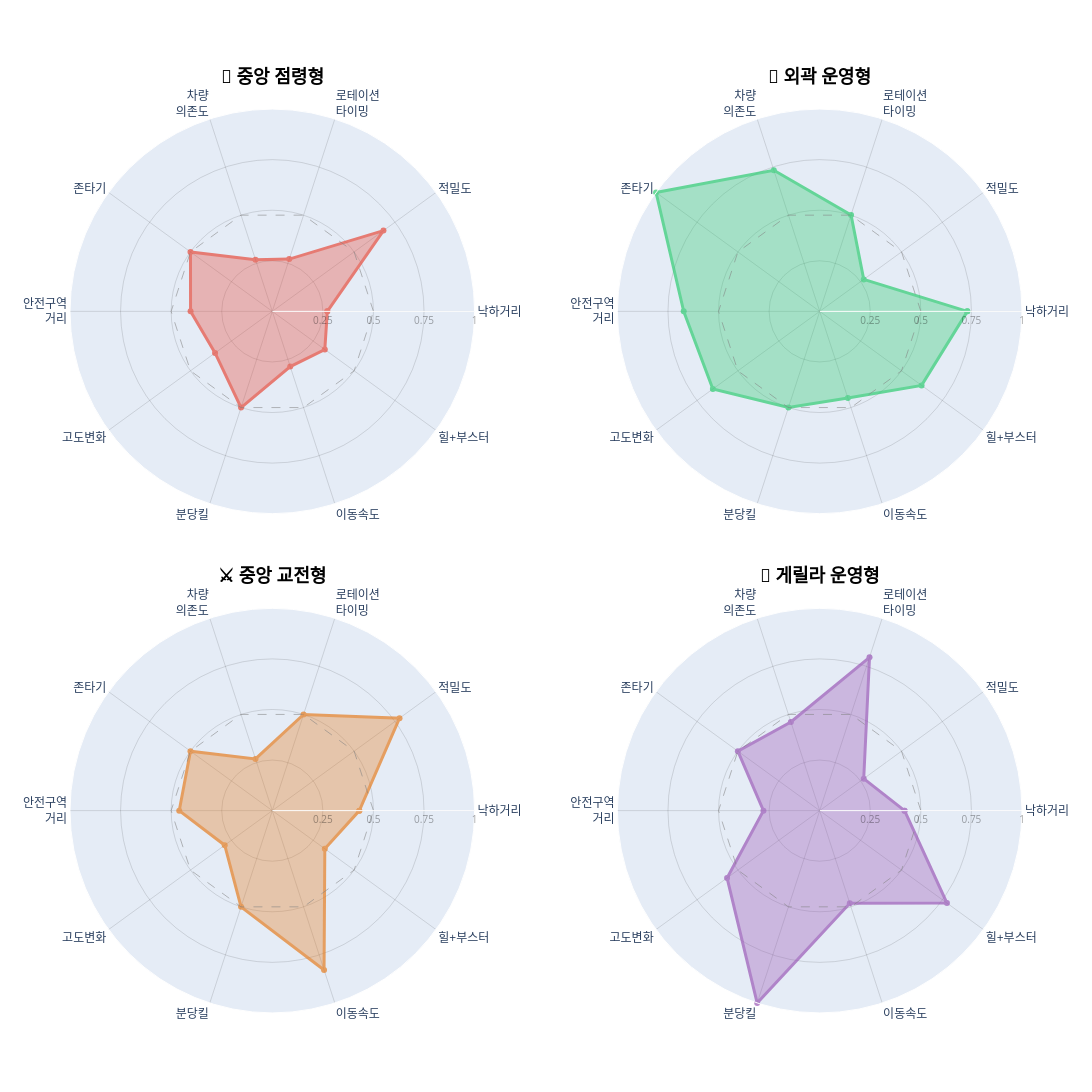

Notebook code for this chart:
### Code cell
import math
from plotly.subplots import make_subplots
import plotly.graph_objects as go

# 0) Plotly 라벨 줄바꿈 처리: \n -> <br>, 특정 띄어쓰기 라벨 강제 줄바꿈
def wrap_label(s: str) -> str:
    s = s.replace("\n", "<br>")
    s = s.replace("차량 의존도", "차량<br>의존도")
    s = s.replace("로테이션 타이밍", "로테이션<br>타이밍")
    s = s.replace("안전구역 거리", "안전구역<br>거리")
    return s

radar_labels_plotly = [wrap_label(lbl) for lbl in radar_labels]

# 1) 기본 설정
personas = list(valid_order)
n = len(personas)

ncols = 2
nrows = math.ceil(n / ncols)

# subplot 위 제목
subplot_titles = list(personas) 

# 2) subplot 생성(행 간격)
fig = make_subplots(
    rows=nrows, cols=ncols,
    specs=[[{"type": "polar"} for _ in range(ncols)] for _ in range(nrows)],
    subplot_titles=subplot_titles,
    vertical_spacing=0.06,
    horizontal_spacing=0.15
)

theta_closed = radar_labels_plotly + [radar_labels_plotly[0]]

# 3) 페르소나별 레이더 trace 추가
for i, p in enumerate(personas):
    row = i // ncols + 1
    col = i % ncols + 1

    r = df_norm.loc[p, keep_cols].tolist()
    r_closed = r + [r[0]]

    color = PLOT_COLORS[i % len(PLOT_COLORS)]

    fig.add_trace(
        go.Scatterpolar(
            r=r_closed, theta=theta_closed,
            mode="lines+markers",
            line=dict(color=color, width=3),
            fill="toself",
            opacity=0.70,
            showlegend=False
        ),
        row=row, col=col
    )

    # 0.5 기준선
    fig.add_trace(
        go.Scatterpolar(
            r=[0.5] * len(theta_closed),
            theta=theta_closed,
            mode="lines",
            line=dict(color="gray", width=1, dash="dash"),
            opacity=0.55,
            showlegend=False
        ),
        row=row, col=col
    )

# 4) 전체 레이아웃(크기/타이틀)
fig.update_layout(
    height=650 * nrows,     # 겹치면 700*nrows로 올리기
    width=1200,             # 화면 좁으면 1400까지 올려도 됨
    margin=dict(l=70, r=70, t=90, b=60)
)

for ann in fig.layout.annotations:
    ann.font = dict(size=18, color="rgba(0,0,0,1.5)")  # 필요하면 size 조절
    ann.font.update(dict(family=None))  # 선택(기본 폰트 유지)
    # 굵게: HTML 태그로 처리하는 게 가장 확실
    ann.text = f"<b>{ann.text}</b>"

# 5) polar 축 공통 설정: radial tick 글씨 연회색
light_tick = "rgba(0,0,0,0.35)"  # 연한 회색(더 연하게=0.25, 더 진하게=0.45)

for k in range(1, n + 1):
    polar_name = "polar" if k == 1 else f"polar{k}"
    fig.layout[polar_name].radialaxis.update(
        range=[0, 1],
        tickvals=[0.25, 0.5, 0.75, 1.0],
        tickfont=dict(size=10, color=light_tick),
        gridcolor="rgba(0,0,0,0.12)"
    )
    fig.layout[polar_name].angularaxis.update(
        tickfont=dict(size=12),
        gridcolor="rgba(0,0,0,0.12)"
    )

fig.show()

### Figure 1 — Plotly figure (JSON) as saved in the notebook; plotly's stock layout.template omitted (floating-point values rounded to 4 significant figures)
{"data": [{"fill": "toself", "line": {"color": "#E74C3C", "width": 3}, "mode": "lines+markers", "opacity": 0.7, "r": [0.272, 0.6792, 0.2716, 0.2689, 0.5, 0.404, 0.3497, 0.5, 0.2871, 0.3208, 0.272], "showlegend": false, "subplot": "polar", "theta": ["낙하거리", "적밀도", "로테이션<br>타이밍", "차량<br>의존도", "존타기", "안전구역<br>거리", "고도변화", "분당킬", "이동속도", "힐+부스터", "낙하거리"], "type": "scatterpolar"}, {"line": {"color": "gray", "dash": "dash", "width": 1}, "mode": "lines", "opacity": 0.55, "r": [0.5, 0.5, 0.5, 0.5, 0.5, 0.5, 0.5, 0.5, 0.5, 0.5, 0.5], "showlegend": false, "subplot": "polar", "theta": ["낙하거리", "적밀도", "로테이션<br>타이밍", "차량<br>의존도", "존타기", "안전구역<br>거리", "고도변화", "분당킬", "이동속도", "힐+부스터", "낙하거리"], "type": "scatterpolar"}, {"fill": "toself", "line": {"color": "#2ECC71", "width": 3}, "mode": "lines+markers", "opacity": 0.7, "r": [0.7298, 0.2689, 0.5015, 0.7336, 1, 0.6723, 0.6529, 0.5, 0.4506, 0.6225, 0.7298], "showlegend": false, "subplot": "polar2", "theta": ["낙하거리", "적밀도", "로테이션<br>타이밍", "차량<br>의존도", "존타기", "안전구역<br>거리", "고도변화", "분당킬", "이동속도", "힐+부스터", "낙하거리"], "type": "scatterpolar"}, {"line": {"color": "gray", "dash": "dash", "width": 1}, "mode": "lines", "opacity": 0.55, "r": [0.5, 0.5, 0.5, 0.5, 0.5, 0.5, 0.5, 0.5, 0.5, 0.5, 0.5], "showlegend": false, "subplot": "polar2", "theta": ["낙하거리", "적밀도", "로테이션<br>타이밍", "차량<br>의존도", "존타기", "안전구역<br>거리", "고도변화", "분당킬", "이동속도", "힐+부스터", "낙하거리"], "type": "scatterpolar"}, {"fill": "toself", "line": {"color": "#E67E22", "width": 3}, "mode": "lines+markers", "opacity": 0.7, "r": [0.4302, 0.7773, 0.5, 0.2689, 0.5, 0.46, 0.2907, 0.5, 0.828, 0.3208, 0.4302], "showlegend": false, "subplot": "polar3", "theta": ["낙하거리", "적밀도", "로테이션<br>타이밍", "차량<br>의존도", "존타기", "안전구역<br>거리", "고도변화", "분당킬", "이동속도", "힐+부스터", "낙하거리"], "type": "scatterpolar"}, {"line": {"color": "gray", "dash": "dash", "width": 1}, "mode": "lines", "opacity": 0.55, "r": [0.5, 0.5, 0.5, 0.5, 0.5, 0.5, 0.5, 0.5, 0.5, 0.5, 0.5], "showlegend": false, "subplot": "polar3", "theta": ["낙하거리", "적밀도", "로테이션<br>타이밍", "차량<br>의존도", "존타기", "안전구역<br>거리", "고도변화", "분당킬", "이동속도", "힐+부스터", "낙하거리"], "type": "scatterpolar"}, {"fill": "toself", "line": {"color": "#9B59B6", "width": 3}, "mode": "lines+markers", "opacity": 0.7, "r": [0.4195, 0.2689, 0.7968, 0.4609, 0.5, 0.278, 0.5659, 1, 0.4819, 0.7773, 0.4195], "showlegend": false, "subplot": "polar4", "theta": ["낙하거리", "적밀도", "로테이션<br>타이밍", "차량<br>의존도", "존타기", "안전구역<br>거리", "고도변화", "분당킬", "이동속도", "힐+부스터", "낙하거리"], "type": "scatterpolar"}, {"line": {"color": "gray", "dash": "dash", "width": 1}, "mode": "lines", "opacity": 0.55, "r": [0.5, 0.5, 0.5, 0.5, 0.5, 0.5, 0.5, 0.5, 0.5, 0.5, 0.5], "showlegend": false, "subplot": "polar4", "theta": ["낙하거리", "적밀도", "로테이션<br>타이밍", "차량<br>의존도", "존타기", "안전구역<br>거리", "고도변화", "분당킬", "이동속도", "힐+부스터", "낙하거리"], "type": "scatterpolar"}], "layout": {"annotations": [{"font": {"color": "rgba(0,0,0,1.5)", "size": 18}, "showarrow": false, "text": "<b>🏃 중앙 점령형</b>", "x": 0.2125, "xanchor": "center", "xref": "paper", "y": 1, "yanchor": "bottom", "yref": "paper"}, {"font": {"color": "rgba(0,0,0,1.5)", "size": 18}, "showarrow": false, "text": "<b>🌿 외곽 운영형</b>", "x": 0.7875, "xanchor": "center", "xref": "paper", "y": 1, "yanchor": "bottom", "yref": "paper"}, {"font": {"color": "rgba(0,0,0,1.5)", "size": 18}, "showarrow": false, "text": "<b>⚔️ 중앙 교전형</b>", "x": 0.2125, "xanchor": "center", "xref": "paper", "y": 0.47, "yanchor": "bottom", "yref": "paper"}, {"font": {"color": "rgba(0,0,0,1.5)", "size": 18}, "showarrow": false, "text": "<b>🦅 게릴라 운영형</b>", "x": 0.7875, "xanchor": "center", "xref": "paper", "y": 0.47, "yanchor": "bottom", "yref": "paper"}], "height": 1300, "margin": {"b": 60, "l": 70, "r": 70, "t": 90}, "polar": {"angularaxis": {"gridcolor": "rgba(0,0,0,0.12)", "tickfont": {"size": 12}}, "domain": {"x": [0, 0.425], "y": [0.53, 1]}, "radialaxis": {"gridcolor": "rgba(0,0,0,0.12)", "range": [0, 1], "tickfont": {"color": "rgba(0,0,0,0.35)", "size": 10}, "tickvals": [0.25, 0.5, 0.75, 1]}}, "polar2": {"angularaxis": {"gridcolor": "rgba(0,0,0,0.12)", "tickfont": {"size": 12}}, "domain": {"x": [0.575, 1], "y": [0.53, 1]}, "radialaxis": {"gridcolor": "rgba(0,0,0,0.12)", "range": [0, 1], "tickfont": {"color": "rgba(0,0,0,0.35)", "size": 10}, "tickvals": [0.25, 0.5, 0.75, 1]}}, "polar3": {"angularaxis": {"gridcolor": "rgba(0,0,0,0.12)", "tickfont": {"size": 12}}, "domain": {"x": [0, 0.425], "y": [0, 0.47]}, "radialaxis": {"gridcolor": "rgba(0,0,0,0.12)", "range": [0, 1], "tickfont": {"color": "rgba(0,0,0,0.35)", "size": 10}, "tickvals": [0.25, 0.5, 0.75, 1]}}, "polar4": {"angularaxis": {"gridcolor": "rgba(0,0,0,0.12)", "tickfont": {"size": 12}}, "domain": {"x": [0.575, 1], "y": [0, 0.47]}, "radialaxis": {"gridcolor": "rgba(0,0,0,0.12)", "range": [0, 1], "tickfont": {"color": "rgba(0,0,0,0.35)", "size": 10}, "tickvals": [0.25, 0.5, 0.75, 1]}}, "width": 1200}}
